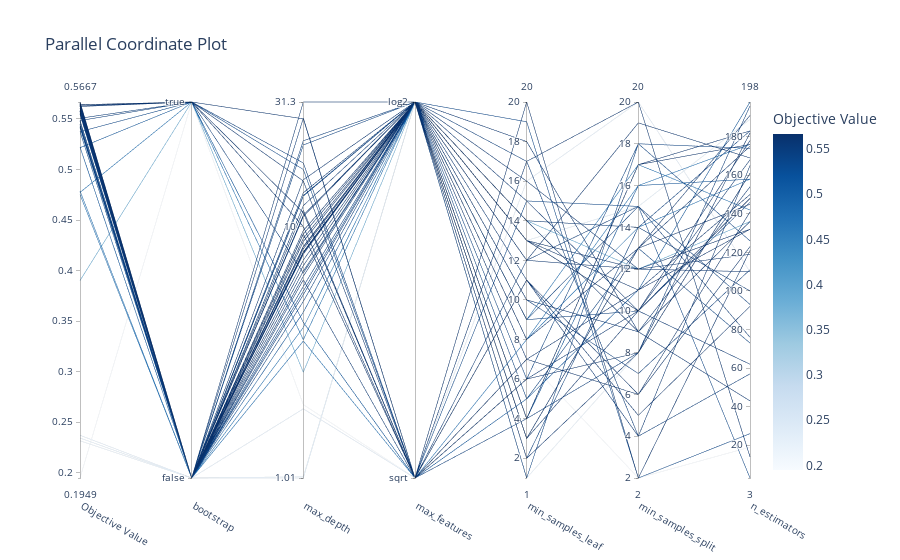

Notebook code for this chart:
### Code cell
optuna.visualization.plot_parallel_coordinate(study_RF)
